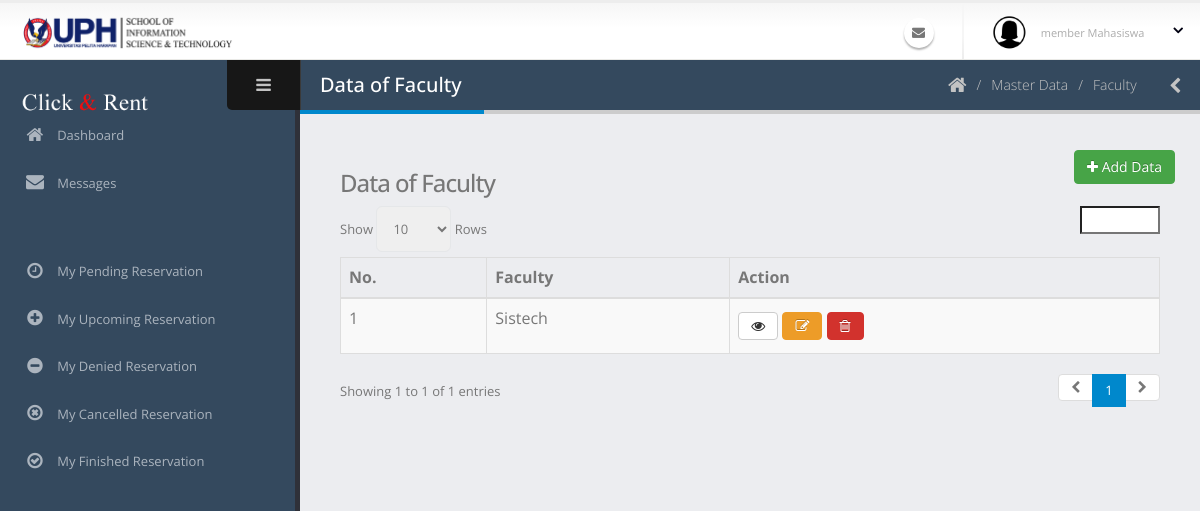
Before: /admin/fakultas.php with the older database file.
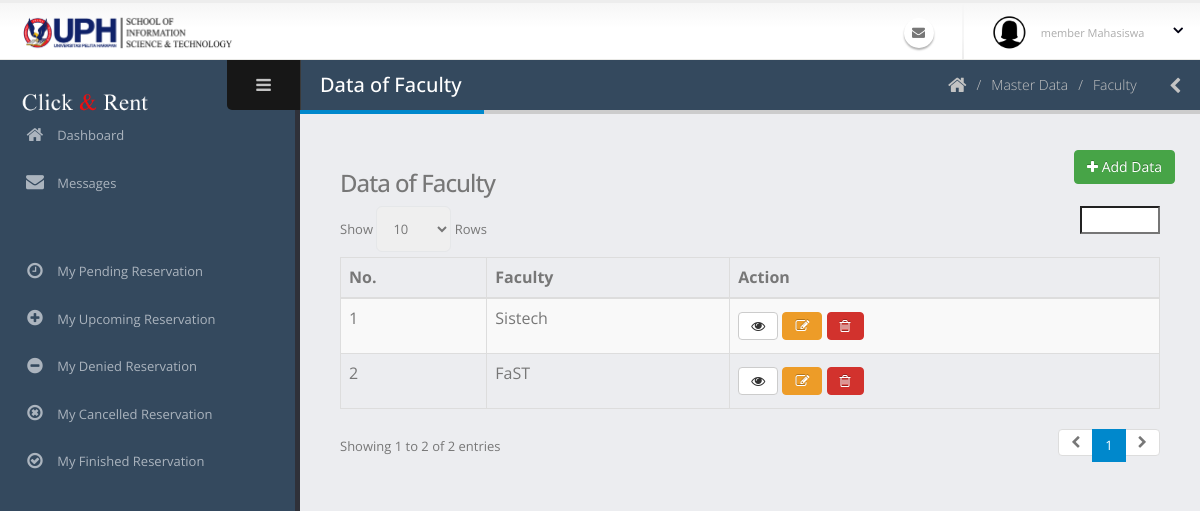
After: the same page with the newer database file.
### tables this page shows
CREATE TABLE `fakultas` (
  `id_fakultas` varchar(40) NOT NULL COMMENT 'FK-0',
  `nama_fakultas` varchar(60) NOT NULL,
  `user_add` varchar(40) NOT NULL,
  `waktu_add` datetime NOT NULL,
  `user_edit` varchar(40) NOT NULL,
  `waktu_edit` datetime NOT NULL,
  `user_delete` varchar(40) NOT NULL,
  `waktu_delete` datetime NOT NULL,
  `status_delete` int(11) NOT NULL
);

### admin/fakultas.php (the view, shortened to what this page needs)
<?php include('req/head.php');?>
<?php include('req/header.php');?>
<?php include('req/leftbar.php');?>
	<section role="main" class="content-body">
		<header class="page-header">
			<h2>Data of Faculty</h2>
			<div class="right-wrapper pull-right">
				<ol class="breadcrumbs">
					<li>
						<a href="index.php">
							<i class="fa fa-home"></i>
						</a>
					</li>
					<li><span>Master Data</span></li>
					<li><span>Faculty</span></li>
				</ol>
				<a class="sidebar-right-toggle" data-open="sidebar-right"><i class="fa fa-chevron-left"></i></a>
			</div>
		</header>
	<div class="row">
		<div class="col-sm-9"><h3 style="">Data of Faculty</h3></div>
        <?php include('fakultas/modalTambah.php');?>
	</div>
	<table  class="table table-bordered table-striped mb-none" id="datatable-default">
		<thead>
			<tr>
				<th>No.</th>
                <th>Faculty</th>
				<th>Action</th>
			</tr>
		</thead>
		<tbody>
             <?php
                        $query = mysqli_query($koneksi, "SELECT * FROM fakultas where status_delete='0'");
						$no = 1;
                        while($data = mysqli_fetch_array($query))
                        {
                ?>
             <tr>
                        <td><?php echo $no; ?></td>
                        <td><?php echo $data['nama_fakultas']; ?></td>
                        <td>
                          <a class="modal-with-form btn btn-default" data-toggle="tooltip" data-placement="top" title="Detail" href="#modaldetail<?php echo $data['id_fakultas'];?>"><i class='fa fa-eye'></i>
                          </a>
                          <a class="modal-with-form btn btn-warning" data-toggle="tooltip" data-placement="top" title="Edit" href="#modal<?php echo $data['id_fakultas'];?>"><i class='fa fa-edit'></i>
                         </a>
                         <a class="btn btn-danger mb-xs mt-xs mr-xs modal-sizes btn btn-default"data-toggle="tooltip" data-placement="top" title="Delete" href="#delete<?php echo $data['id_fakultas'];?>"><i class='fa fa-trash-o'></i></a>
                        </td>
            </tr>
            <?php $no++; } ?>
        </tbody>
        </table>
        <br>
        <br>
	</div>
</section>
<?php include('req/script.php');?>

Changed rows visible on the page:
added fakultas: nama_fakultas "FaST"
Other visible differences:
text written by a page script: "Show Rows Showing 1 to 1 of 1 entries 1" → "Show Rows Showing 1 to 2 of 2 entries 1"
